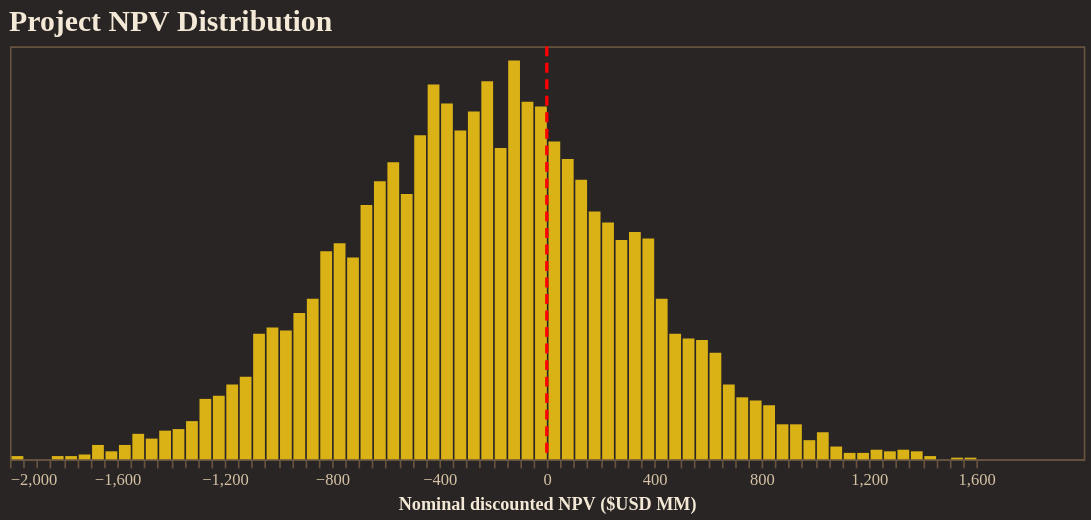

Notebook code cell kept with this figure:
### Code cell
from resgo.plotting.tables import npv_USD
import numpy as np
import pandas as pd

npv = npv_USD(
    simpack,
    nominal=True,
    discounted=True,
    success_only=False,
)
npv_usd = npv.to_numpy().ravel()
npv_df = pd.DataFrame({"npv_usd_mm": npv_usd / 1e6})

histogram = (
    alt.Chart(npv_df)
    .mark_bar(color="#FACC15", opacity=0.85)
    .encode(
        x=alt.X(
            "npv_usd_mm:Q",
            bin=alt.Bin(maxbins=100),
            title="Nominal discounted NPV ($USD MM)",
        ),
        y=alt.Y("count():Q", axis=None),
        tooltip=[alt.Tooltip("count():Q", title="Count")],
    )
    .properties(
        width=650,
        height=250,
        title="Project NPV Distribution",
    )
)

break_even = (
    alt.Chart(pd.DataFrame({"npv_usd_mm": [0]}))
    .mark_rule(color="red", strokeDash=[6, 4], strokeWidth=2)
    .encode(x="npv_usd_mm:Q")
)

fig = alt.layer(histogram, break_even)
fig.show()

### Figure 1 — Vega-Lite specification as saved in the notebook (floating-point values rounded to 4 significant figures; data arrays with more than 128 entries replaced by an {"elided": "..."} marker saying what was removed)
{"config": {"background": "#292524", "view": {"fill": "#292524", "stroke": "#665340"}, "title": {"color": "#f4e9d7", "font": "Merriweather", "fontSize": 18, "fontWeight": 600, "subtitleColor": "#d5c2a6", "anchor": "start"}, "axis": {"domainColor": "#665340", "gridColor": "#665340", "tickColor": "#665340", "labelColor": "#d5c2a6", "titleColor": "#f4e9d7", "labelFont": "Merriweather", "titleFont": "Merriweather"}, "legend": {"titleColor": "#f4e9d7", "labelColor": "#d5c2a6", "labelFont": "Merriweather", "titleFont": "Merriweather", "orient": "top-right", "symbolType": "circle"}, "header": {"labelColor": "#d5c2a6", "titleColor": "#f4e9d7", "labelFont": "Merriweather", "titleFont": "Merriweather"}, "mark": {"color": "#c78d3b"}, "line": {"color": "#c78d3b"}, "bar": {"color": "#c78d3b"}, "point": {"color": "#ddb06d"}, "area": {"color": "#c78d3b", "opacity": 0.35}, "text": {"color": "#f4e9d7", "font": "Merriweather"}, "range": {"category": ["#5DA5DA", "#F28E2B", "#59C36A", "#E15759", "#B07AA1", "#4ECDC4", "#FF9DA7", "#EDC948"]}}, "layer": [{"data": {"name": "data-fd1de44d1cf76f9dd80e3312adec571a"}, "mark": {"type": "bar", "color": "#FACC15", "opacity": 0.85}, "encoding": {"tooltip": [{"aggregate": "count", "title": "Count", "type": "quantitative"}], "x": {"bin": {"maxbins": 100}, "field": "npv_usd_mm", "title": "Nominal discounted NPV ($USD MM)", "type": "quantitative"}, "y": {"aggregate": "count", "axis": null, "type": "quantitative"}}, "title": "Project NPV Distribution"}, {"data": {"name": "data-83a0ef6621ce3be6c7bd66d40cf7fe67"}, "mark": {"type": "rule", "color": "red", "strokeDash": [6, 4], "strokeWidth": 2}, "encoding": {"x": {"field": "npv_usd_mm", "type": "quantitative"}}}], "height": 250, "width": 650, "$schema": "https://vega.github.io/schema/vega-lite/v5.20.1.json", "datasets": {"data-fd1de44d1cf76f9dd80e3312adec571a": {"elided": "6000 records"}, "data-83a0ef6621ce3be6c7bd66d40cf7fe67": [{"npv_usd_mm": 0}]}}
